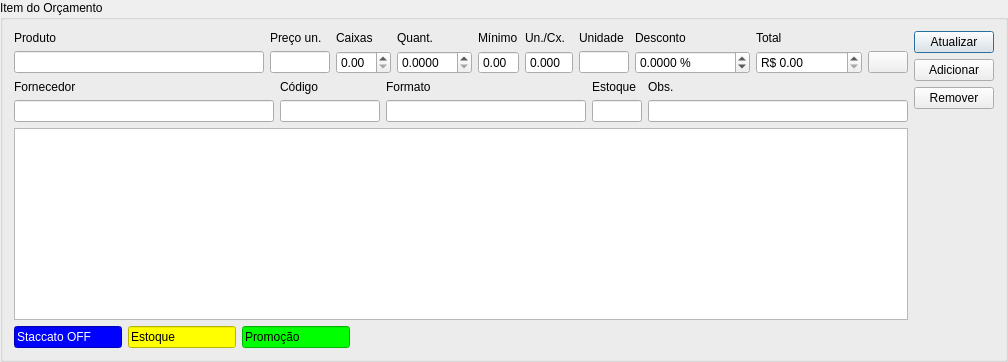
        <widget class="QGroupBox" name="groupBox">
         <property name="title">
          <string>Item do Orçamento</string>
         </property>
         <layout class="QGridLayout" name="gridLayout_6">
          <item row="1" column="0">
           <layout class="QGridLayout" name="gridLayout_7">
            <item row="0" column="1">
             <widget class="QLabel" name="labelCodComercial">
              <property name="text">
               <string>Código</string>
              </property>
             </widget>
            </item>
            <item row="0" column="3">
             <widget class="QLabel" name="labelEstoque">
              <property name="text">
               <string>Estoque</string>
              </property>
             </widget>
            </item>
            <item row="0" column="2">
             <widget class="QLabel" name="labelFormComercial">
              <property name="text">
               <string>Formato</string>
              </property>
             </widget>
            </item>
            <item row="1" column="3">
             <widget class="LineEditDecimal" name="lineEditEstoque">
              <property name="sizePolicy">
               <sizepolicy hsizetype="Fixed" vsizetype="Fixed">
                <horstretch>0</horstretch>
                <verstretch>0</verstretch>
               </sizepolicy>
              </property>
              <property name="maximumSize">
               <size>
                <width>50</width>
                <height>16777215</height>
               </size>
              </property>
              <property name="toolTip">
               <string>&lt;html&gt;&lt;head/&gt;&lt;body&gt;&lt;p&gt;Quantidade em estoque&lt;/p&gt;&lt;/body&gt;&lt;/html&gt;</string>
              </property>
              <property name="readOnly">
               <bool>true</bool>
              </property>
             </widget>
            </item>
            <item row="1" column="1">
             <widget class="QLineEdit" name="lineEditCodComercial">
              <property name="minimumSize">
               <size>
                <width>100</width>
                <height>0</height>
               </size>
              </property>
              <property name="maximumSize">
               <size>
                <width>60</width>
                <height>16777215</height>
               </size>
              </property>
              <property name="toolTip">
               <string>&lt;html&gt;&lt;head/&gt;&lt;body&gt;&lt;p&gt;Código comercial do produto&lt;/p&gt;&lt;/body&gt;&lt;/html&gt;</string>
              </property>
              <property name="readOnly">
               <bool>true</bool>
              </property>
             </widget>
            </item>
            <item row="1" column="0">
             <widget class="QLineEdit" name="lineEditFornecedor">
              <property name="minimumSize">
               <size>
                <width>140</width>
                <height>0</height>
               </size>
              </property>
              <property name="toolTip">
               <string>&lt;html&gt;&lt;head/&gt;&lt;body&gt;&lt;p&gt;Nome do fornecedor&lt;/p&gt;&lt;/body&gt;&lt;/html&gt;</string>
              </property>
              <property name="readOnly">
               <bool>true</bool>
              </property>
             </widget>
            </item>
            <item row="0" column="0">
             <widget class="QLabel" name="labelFornecedor">
              <property name="text">
               <string>Fornecedor</string>
              </property>
             </widget>
            </item>
            <item row="0" column="4">
             <widget class="QLabel" name="labelObs">
              <property name="text">
               <string>Obs.</string>
              </property>
             </widget>
            </item>
            <item row="1" column="2">
             <widget class="QLineEdit" name="lineEditFormComercial">
              <property name="minimumSize">
               <size>
                <width>200</width>
                <height>0</height>
               </size>
              </property>
              <property name="maximumSize">
               <size>
                <width>60</width>
                <height>16777215</height>
               </size>
              </property>
              <property name="toolTip">
               <string>&lt;html&gt;&lt;head/&gt;&lt;body&gt;&lt;p&gt;Formato do produto&lt;/p&gt;&lt;/body&gt;&lt;/html&gt;</string>
              </property>
              <property name="readOnly">
               <bool>true</bool>
              </property>
             </widget>
            </item>
            <item row="1" column="4">
             <widget class="QLineEdit" name="lineEditObs">
              <property name="minimumSize">
               <size>
                <width>120</width>
                <height>0</height>
               </size>
              </property>
              <property name="toolTip">
               <string>&lt;html&gt;&lt;head/&gt;&lt;body&gt;&lt;p&gt;&lt;span style=&quot; font-weight:600;&quot;&gt;Observações:&lt;/span&gt;&lt;/p&gt;&lt;p&gt;* Ambientes de instalação&lt;/p&gt;&lt;p&gt;* Instruções&lt;/p&gt;&lt;p&gt;* Descrição&lt;/p&gt;&lt;p&gt;Ex: Piso do Banheiro&lt;/p&gt;&lt;/body&gt;&lt;/html&gt;</string>
              </property>
              <property name="readOnly">
               <bool>false</bool>
              </property>
             </widget>
            </item>
           </layout>
          </item>
          <item row="0" column="0">
           <layout class="QGridLayout" name="gridLayout_4">
            <item row="1" column="5">
             <widget class="QDoubleSpinBox" name="spinBoxUnCx">
              <property name="maximumSize">
               <size>
                <width>55</width>
                <height>16777215</height>
               </size>
              </property>
              <property name="toolTip">
               <string>&lt;html&gt;&lt;head/&gt;&lt;body&gt;&lt;p&gt;Unidades por caixa&lt;/p&gt;&lt;/body&gt;&lt;/html&gt;</string>
              </property>
              <property name="readOnly">
               <bool>true</bool>
              </property>
              <property name="buttonSymbols">
               <enum>QAbstractSpinBox::NoButtons</enum>
              </property>
              <property name="correctionMode">
               <enum>QAbstractSpinBox::CorrectToNearestValue</enum>
              </property>
              <property name="decimals">
               <number>3</number>
              </property>
             </widget>
            </item>
            <item row="1" column="2">
             <widget class="QDoubleSpinBox" name="doubleSpinBoxCaixas">
              <property name="maximumSize">
               <size>
                <width>55</width>
                <height>16777215</height>
               </size>
              </property>
              <property name="toolTip">
               <string>&lt;html&gt;&lt;head/&gt;&lt;body&gt;&lt;p&gt;Quantidade de caixas&lt;/p&gt;&lt;/body&gt;&lt;/html&gt;</string>
              </property>
              <property name="correctionMode">
               <enum>QAbstractSpinBox::CorrectToNearestValue</enum>
              </property>
              <property name="showGroupSeparator" stdset="0">
               <bool>true</bool>
              </property>
              <property name="maximum">
               <double>9999.989999999999782</double>
              </property>
             </widget>
            </item>
            <item row="0" column="5">
             <widget class="QLabel" name="labelCaixa">
              <property name="text">
               <string>Un./Cx.</string>
              </property>
             </widget>
            </item>
            <item row="0" column="4">
             <widget class="QLabel" name="labelMinimo">
              <property name="text">
               <string>Mínimo</string>
              </property>
             </widget>
            </item>
            <item row="0" column="1">
             <widget class="QLabel" name="labelPrecoUn">
              <property name="text">
               <string>Preço un.</string>
              </property>
             </widget>
            </item>
            <item row="0" column="2">
             <widget class="QLabel" name="labelCaixas">
              <property name="text">
               <string>Caixas</string>
              </property>
             </widget>
            </item>
            <item row="1" column="0">
             <widget class="ItemBox" name="itemBoxProduto">
              <property name="minimumSize">
               <size>
                <width>250</width>
                <height>0</height>
               </size>
              </property>
             </widget>
            </item>
            <item row="1" column="7">
             <widget class="QDoubleSpinBox" name="doubleSpinBoxDesconto">
              <property name="toolTip">
               <string>&lt;html&gt;&lt;head/&gt;&lt;body&gt;&lt;p&gt;Desconto por item&lt;/p&gt;&lt;/body&gt;&lt;/html&gt;</string>
              </property>
              <property name="suffix">
               <string> %</string>
              </property>
              <property name="decimals">
               <number>4</number>
              </property>
              <property name="minimum">
               <double>-100000000.000000000000000</double>
              </property>
              <property name="maximum">
               <double>100.000000000000000</double>
              </property>
             </widget>
            </item>
            <item row="0" column="6">
             <widget class="QLabel" name="labelUn">
              <property name="text">
               <string>Unidade</string>
              </property>
             </widget>
            </item>
            <item row="0" column="3">
             <widget class="QLabel" name="labelQuant">
              <property name="text">
               <string>Quant.</string>
              </property>
             </widget>
            </item>
            <item row="0" column="7">
             <widget class="QLabel" name="labelDesconto">
              <property name="text">
               <string>Desconto</string>
              </property>
             </widget>
            </item>
            <item row="0" column="8">
             <widget class="QLabel" name="labelTotalItem">
              <property name="text">
               <string>Total</string>
              </property>
             </widget>
            </item>
            <item row="1" column="1">
             <widget class="LineEditDecimal" name="lineEditPrecoUn">
              <property name="maximumSize">
               <size>
                <width>60</width>
                <height>16777215</height>
               </size>
              </property>
              <property name="toolTip">
               <string>&lt;html&gt;&lt;head/&gt;&lt;body&gt;&lt;p&gt;Preço unitário&lt;/p&gt;&lt;/body&gt;&lt;/html&gt;</string>
              </property>
              <property name="readOnly">
               <bool>true</bool>
              </property>
             </widget>
            </item>
            <item row="0" column="0">
             <widget class="QLabel" name="labelProduto">
              <property name="text">
               <string>Produto</string>
              </property>
             </widget>
            </item>
            <item row="1" column="4">
             <widget class="QDoubleSpinBox" name="spinBoxMinimo">
              <property name="maximumSize">
               <size>
                <width>55</width>
                <height>16777215</height>
               </size>
              </property>
              <property name="toolTip">
               <string>&lt;html&gt;&lt;head/&gt;&lt;body&gt;&lt;p&gt;Quantidade mínima&lt;/p&gt;&lt;/body&gt;&lt;/html&gt;</string>
              </property>
              <property name="readOnly">
               <bool>true</bool>
              </property>
              <property name="buttonSymbols">
               <enum>QAbstractSpinBox::NoButtons</enum>
              </property>
              <property name="correctionMode">
               <enum>QAbstractSpinBox::CorrectToNearestValue</enum>
              </property>
             </widget>
            </item>
            <item row="1" column="3">
             <widget class="QDoubleSpinBox" name="doubleSpinBoxQuant">
              <property name="sizePolicy">
               <sizepolicy hsizetype="Preferred" vsizetype="Fixed">
                <horstretch>0</horstretch>
                <verstretch>0</verstretch>
               </sizepolicy>
              </property>
              <property name="maximumSize">
               <size>
                <width>75</width>
                <height>16777215</height>
               </size>
              </property>
              <property name="toolTip">
               <string>&lt;html&gt;&lt;head/&gt;&lt;body&gt;&lt;p&gt;Quantidade por unidade&lt;/p&gt;&lt;/body&gt;&lt;/html&gt;</string>
              </property>
              <property name="correctionMode">
               <enum>QAbstractSpinBox::CorrectToNearestValue</enum>
              </property>
              <property name="showGroupSeparator" stdset="0">
               <bool>true</bool>
              </property>
              <property name="decimals">
               <number>4</number>
              </property>
              <property name="maximum">
               <double>9999999.000000000000000</double>
              </property>
             </widget>
            </item>
            <item row="1" column="6">
             <widget class="QLineEdit" name="lineEditUn">
              <property name="sizePolicy">
               <sizepolicy hsizetype="Fixed" vsizetype="Fixed">
                <horstretch>0</horstretch>
                <verstretch>0</verstretch>
               </sizepolicy>
              </property>
              <property name="minimumSize">
               <size>
                <width>50</width>
                <height>0</height>
               </size>
              </property>
              <property name="maximumSize">
               <size>
                <width>0</width>
                <height>16777215</height>
               </size>
              </property>
              <property name="toolTip">
               <string>&lt;html&gt;&lt;head/&gt;&lt;body&gt;&lt;p&gt;Unidade padrão do produto&lt;/p&gt;&lt;/body&gt;&lt;/html&gt;</string>
              </property>
              <property name="text">
               <string/>
              </property>
              <property name="readOnly">
               <bool>true</bool>
              </property>
             </widget>
            </item>
            <item row="1" column="8">
             <widget class="QDoubleSpinBox" name="doubleSpinBoxTotalItem">
              <property name="toolTip">
               <string>&lt;html&gt;&lt;head/&gt;&lt;body&gt;&lt;p&gt;Valor total do item&lt;/p&gt;&lt;/body&gt;&lt;/html&gt;</string>
              </property>
              <property name="wrapping">
               <bool>false</bool>
              </property>
              <property name="correctionMode">
               <enum>QAbstractSpinBox::CorrectToNearestValue</enum>
              </property>
              <property name="showGroupSeparator" stdset="0">
               <bool>true</bool>
              </property>
              <property name="prefix">
               <string>R$ </string>
              </property>
              <property name="maximum">
               <double>9999999.000000000000000</double>
              </property>
             </widget>
            </item>
            <item row="1" column="9">
             <widget class="QPushButton" name="pushButtonCalculadora">
              <property name="text">
               <string/>
              </property>
              <property name="icon">
               <iconset resource="../qrs/resources.qrc">
                <normaloff>:/calculator-icon.png</normaloff>:/calculator-icon.png</iconset>
              </property>
             </widget>
            </item>
           </layout>
          </item>
          <item row="2" column="0">
           <widget class="TableView" name="tableProdutos">
            <property name="mouseTracking">
             <bool>true</bool>
            </property>
            <property name="acceptDrops">
             <bool>false</bool>
            </property>
            <property name="sizeAdjustPolicy">
             <enum>QAbstractScrollArea::AdjustIgnored</enum>
            </property>
            <property name="editTriggers">
             <set>QAbstractItemView::NoEditTriggers</set>
            </property>
            <property name="dragEnabled">
             <bool>false</bool>
            </property>
            <property name="dragDropOverwriteMode">
             <bool>false</bool>
            </property>
            <property name="dragDropMode">
             <enum>QAbstractItemView::InternalMove</enum>
            </property>
            <property name="defaultDropAction">
             <enum>Qt::MoveAction</enum>
            </property>
            <property name="alternatingRowColors">
             <bool>true</bool>
            </property>
            <property name="selectionMode">
             <enum>QAbstractItemView::SingleSelection</enum>
            </property>
            <property name="selectionBehavior">
             <enum>QAbstractItemView::SelectRows</enum>
            </property>
            <property name="sortingEnabled">
             <bool>true</bool>
            </property>
           </widget>
          </item>
          <item row="0" column="1" rowspan="3">
           <layout class="QVBoxLayout" name="verticalLayout_3">
            <item>
             <widget class="QPushButton" name="pushButtonAtualizarItem">
              <property name="toolTip">
               <string>&lt;html&gt;&lt;head/&gt;&lt;body&gt;&lt;p&gt;Atualizar item atual&lt;/p&gt;&lt;/body&gt;&lt;/html&gt;</string>
              </property>
              <property name="text">
               <string>Atualizar</string>
              </property>
              <property name="default">
               <bool>true</bool>
              </property>
             </widget>
            </item>
            <item>
             <widget class="QPushButton" name="pushButtonAdicionarItem">
              <property name="toolTip">
               <string>&lt;html&gt;&lt;head/&gt;&lt;body&gt;&lt;p&gt;Adicionar item atual&lt;/p&gt;&lt;/body&gt;&lt;/html&gt;</string>
              </property>
              <property name="text">
               <string>Adicionar</string>
              </property>
              <property name="autoDefault">
               <bool>false</bool>
              </property>
             </widget>
            </item>
            <item>
             <widget class="QPushButton" name="pushButtonRemoverItem">
              <property name="toolTip">
               <string>&lt;html&gt;&lt;head/&gt;&lt;body&gt;&lt;p&gt;Remover item selecionado&lt;/p&gt;&lt;/body&gt;&lt;/html&gt;</string>
              </property>
              <property name="text">
               <string>Remover</string>
              </property>
              <property name="autoDefault">
               <bool>false</bool>
              </property>
             </widget>
            </item>
            <item>
             <spacer name="verticalSpacer">
              <property name="orientation">
               <enum>Qt::Vertical</enum>
              </property>
              <property name="sizeHint" stdset="0">
               <size>
                <width>20</width>
                <height>40</height>
               </size>
              </property>
             </spacer>
            </item>
           </layout>
          </item>
          <item row="3" column="0" colspan="2">
           <layout class="QHBoxLayout" name="horizontalLayout_5">
            <item>
             <widget class="QLineEdit" name="lineEditEstoque_4">
              <property name="sizePolicy">
               <sizepolicy hsizetype="Fixed" vsizetype="Fixed">
                <horstretch>0</horstretch>
                <verstretch>0</verstretch>
               </sizepolicy>
              </property>
              <property name="styleSheet">
               <string notr="true">background-color: rgb(0, 0, 255);
color: rgb(255, 255, 255);</string>
              </property>
              <property name="text">
               <string>Staccato OFF</string>
              </property>
              <property name="readOnly">
               <bool>true</bool>
              </property>
             </widget>
            </item>
            <item>
             <widget class="QLineEdit" name="lineEditEstoque_3">
              <property name="sizePolicy">
               <sizepolicy hsizetype="Fixed" vsizetype="Fixed">
                <horstretch>0</horstretch>
                <verstretch>0</verstretch>
               </sizepolicy>
              </property>
              <property name="styleSheet">
               <string notr="true">background-color: rgb(255, 255, 0);
color: rgb(0, 0, 0);</string>
              </property>
              <property name="text">
               <string>Estoque</string>
              </property>
              <property name="readOnly">
               <bool>true</bool>
              </property>
             </widget>
            </item>
            <item>
             <widget class="QLineEdit" name="lineEditPromocao_2">
              <property name="sizePolicy">
               <sizepolicy hsizetype="Fixed" vsizetype="Fixed">
                <horstretch>0</horstretch>
                <verstretch>0</verstretch>
               </sizepolicy>
              </property>
              <property name="styleSheet">
               <string notr="true">background-color: rgb(0, 255, 0);
color: rgb(0, 0, 0);</string>
              </property>
              <property name="text">
               <string>Promoção</string>
              </property>
              <property name="readOnly">
               <bool>true</bool>
              </property>
             </widget>
            </item>
            <item>
             <spacer name="horizontalSpacer_2">
              <property name="orientation">
               <enum>Qt::Horizontal</enum>
              </property>
              <property name="sizeHint" stdset="0">
               <size>
                <width>40</width>
                <height>20</height>
               </size>
              </property>
             </spacer>
            </item>
           </layout>
          </item>
         </layout>
        </widget>
